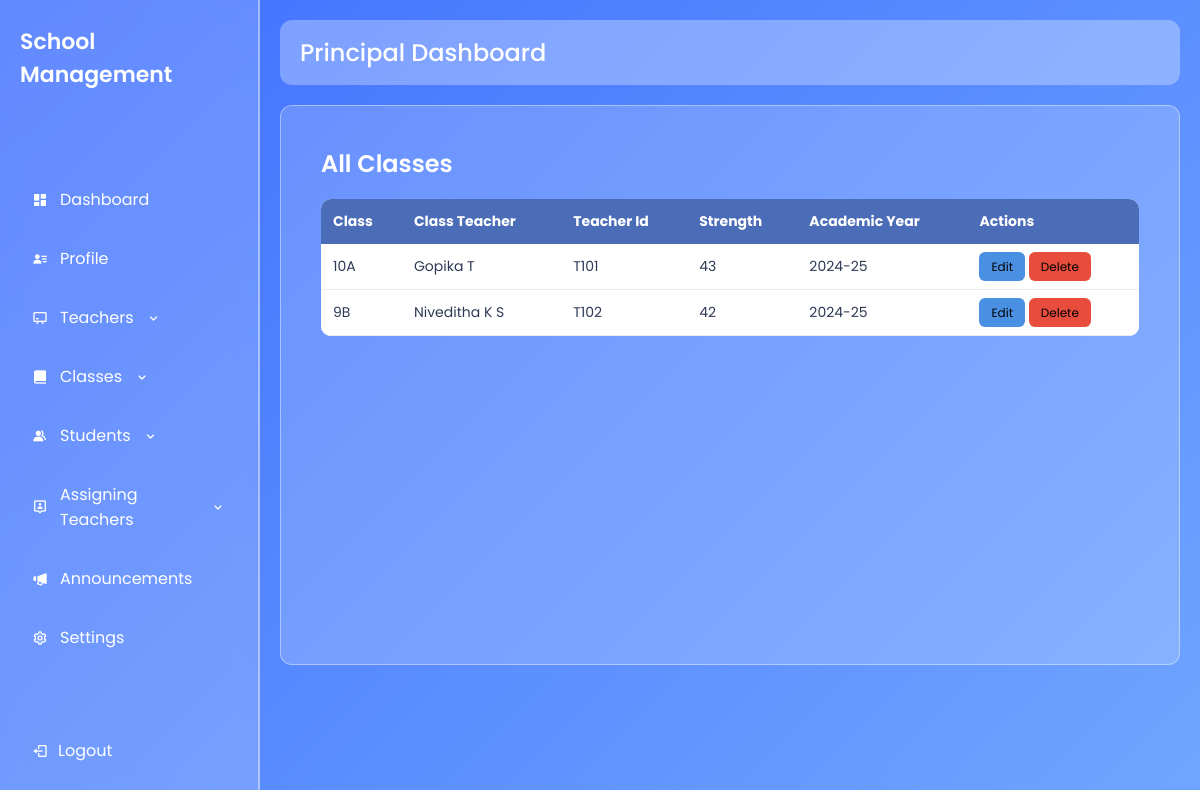
Page /all_classes/ on the earlier database version.
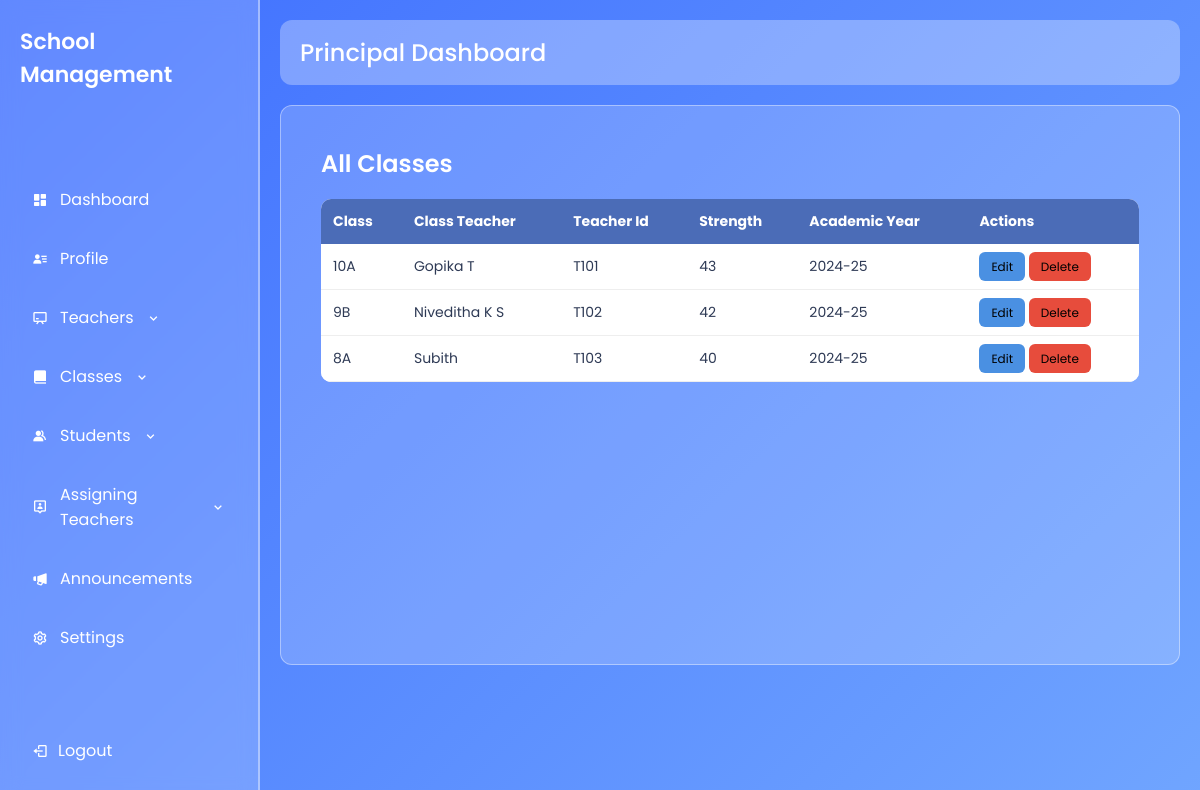
Same page on the later database version.
### dashboard/models.py (models this page shows)
class classes(models.Model):
    class_name = models.CharField(max_length=20)
    class_teacher = models.CharField(max_length=255)
    class_teacher_id = models.CharField(max_length=10)
    strength = models.IntegerField()
    academic_year = models.CharField(max_length=20)
    status = models.CharField(
        max_length=20,
        choices=[('ongoing', 'Ongoing'), ('completed', 'Completed')],
        default='ongoing'
    )

### dashboard/views.py (the view)
# urls.py: path('all_classes/',all_classes,name='all_classes'),
def all_classes(request):
    classes_list = classes.objects.all()  # fetch all classes
    return render(request, "principal/classes/all_classes.html", {"classes": classes_list})

### dashboard/templates/principal/classes/all_classes.html
{% extends "principal/principal.html" %}
{% load static %}
{% block extra_css %}
<link rel="stylesheet" href="{% static 'css/principal_dashboard/all_classes.css' %}?v=1">
{% endblock %}
{% block content %}
<div class="classes-container">
    <div class="page-header">
        <h2>All Classes</h2>
    </div>
    <table class="classes-table">
        <thead>
            <tr>
                <th>Class</th>
                <th>Class Teacher</th>
                <th>Teacher Id</th>
                <th>Strength</th>
                <th>Academic Year</th>
                <th>Actions</th>
            </tr>
        </thead>
        <tbody>
        {% for c in classes %}
        <tr>
            <td>{{ c.class_name }}</td>
            <td>{{ c.class_teacher }}</td>
            <td>{{ c.class_teacher_id }}</td>
            <td>{{ c.strength }}</td>
            <td>{{ c.academic_year }}</td>
            <td>
                <a href="#" class="edit-btn">Edit</a>
                <a href="#" class="btn-delete">Delete</a>
            </td>
        </tr>
        {% endfor %}
        </tbody>
    </table>
</div>
{% endblock %}

Differences in the rows shown:
added classes: class_name "8A", class_teacher "Subith", class_teacher_id "T103", strength "40", academic_year "2024-25"
